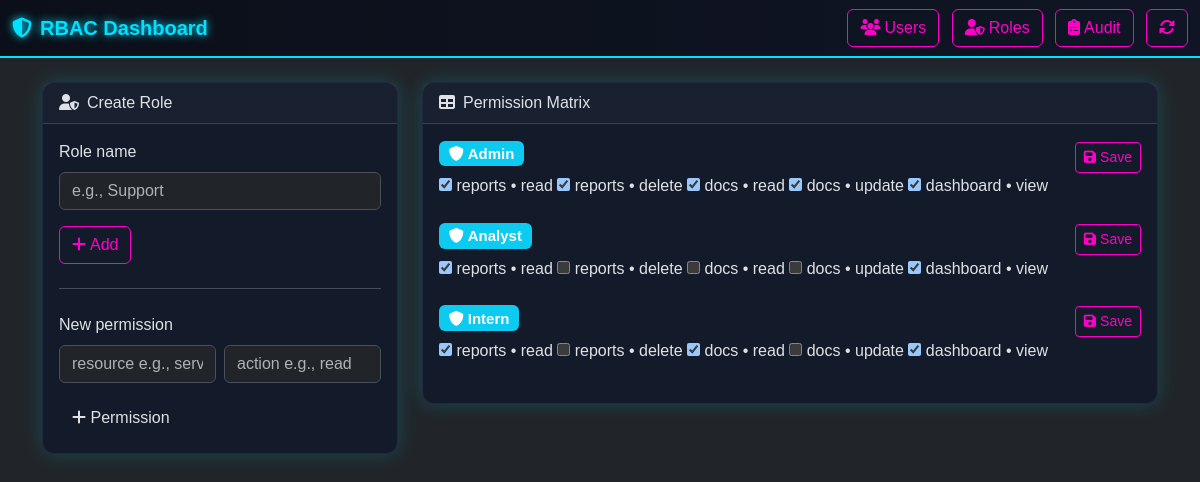
/roles, run on the app's committed database.
### models.py (models this page shows)
class Role(Base):
    __tablename__ = "roles"
    id = Column(Integer, primary_key=True)
    name = Column(String, unique=True, nullable=False)
    users = relationship("User", back_populates="role")
    permissions = relationship("RolePermission", back_populates="role", cascade="all, delete-orphan")

class Permission(Base):
    __tablename__ = "permissions"
    id = Column(Integer, primary_key=True)
    resource = Column(String, nullable=False)
    action = Column(String, nullable=False)

### app.py (the view, shortened to what this page needs)
@app.route("/roles", methods=["GET", "POST"])
def roles():
    s = Session()
    perms = s.query(Permission).all()
    roles = s.query(Role).all()
    return render_template("roles.html", roles=roles, perms=perms)

### app.py (called while the page is built)
@app.teardown_appcontext
def shutdown_session(exception=None):
    Session.remove()

### templates/roles.html
{% extends "layout.html" %}
{% block content %}
<div class="row g-4">
  <div class="col-lg-4">
    <div class="card neon-card">
      <div class="card-header"><i class="fa-solid fa-user-shield me-2"></i>Create Role</div>
      <div class="card-body">
        <form method="post">
          <label class="form-label">Role name</label>
          <input name="name" class="form-control" placeholder="e.g., Support" />
          <button class="btn btn-neon mt-3" type="submit"><i class="fa-solid fa-plus me-1"></i>Add</button>
        </form>
        <hr class="my-4">
        <form method="post" action="{{ url_for('create_permission') }}">
          <label class="form-label">New permission</label>
          <div class="row g-2">
            <div class="col-6"><input name="resource" class="form-control" placeholder="resource e.g., server"/></div>
            <div class="col-6"><input name="action" class="form-control" placeholder="action e.g., read"/></div>
          </div>
          <button class="btn btn-outline-neon mt-3" type="submit"><i class="fa-solid fa-plus"></i> Permission</button>
        </form>
      </div>
    </div>
  </div>
  <div class="col-lg-8">
    <div class="card neon-card">
      <div class="card-header"><i class="fa-solid fa-table me-2"></i>Permission Matrix</div>
      <div class="card-body">
        {% for r in roles %}
          <form method="post" action="{{ url_for('assign_permission', role_id=r.id) }}" class="mb-4">
            <div class="d-flex justify-content-between align-items-center">
              <h5 class="mb-2"><span class="badge bg-info"><i class="fa-solid fa-shield me-1"></i>{{ r.name }}</span></h5>
              <button class="btn btn-neon btn-sm" type="submit"><i class="fa-solid fa-floppy-disk me-1"></i>Save</button>
            </div>
            <div class="matrix">
              {% for p in perms %}
                <label class="matrix-item">
                  <input type="checkbox" name="permissions" value="{{ p.id }}"
                    {% for rp in r.permissions %}{% if rp.permission.id == p.id %}checked{% endif %}{% endfor %}>
                  <span class="matrix-tag">{{ p.resource }} • {{ p.action }}</span>
                </label>
              {% endfor %}
            </div>
          </form>
        {% endfor %}
      </div>
    </div>
  </div>
</div>
{% endblock %}

### templates/layout.html (shortened to what this page needs)
<!doctype html>
<html lang="en" data-bs-theme="dark">
<head>
  <link href="https://cdn.jsdelivr.net/npm/bootstrap@5.3.2/dist/css/bootstrap.min.css" rel="stylesheet">
  <link href="https://cdnjs.cloudflare.com/ajax/libs/font-awesome/6.5.0/css/all.min.css" rel="stylesheet">
  <link href="{{ url_for('static', filename='css/neon.css') }}" rel="stylesheet">
</head>
<body class="bg-dark text-light">
  <nav class="navbar navbar-expand-lg neon-bar shadow-sm">
    <div class="container-fluid">
      <a class="navbar-brand neon-brand" href="{{ url_for('dashboard') }}"><i class="fa-solid fa-shield-halved me-2"></i>RBAC Dashboard</a>
      <div>
        <a class="btn btn-neon me-2" href="{{ url_for('users') }}"><i class="fa-solid fa-users me-1"></i>Users</a>
        <a class="btn btn-neon me-2" href="{{ url_for('roles') }}"><i class="fa-solid fa-user-shield me-1"></i>Roles</a>
        <a class="btn btn-neon me-2" href="{{ url_for('audit') }}"><i class="fa-solid fa-clipboard-list me-1"></i>Audit</a>
        <button id="refreshBtn" class="btn btn-neon" title="Refresh Page">
          <i class="fas fa-sync-alt"></i>
        </button>
      </div>
    </div>
  </nav>
  <div class="container py-4">
    {% block content %}{% endblock %}
  </div>
</body>
</html>

### static/css/neon.css (style rules this page uses)
:root { --neon-blue: #00e0ff; --neon-pink: #ff00c8; --neon-green: #1aff80; --bg-dark: #0b0f19; --card-dark: #131a2a; }
body { background: var(--bg-dark); color: #e0e0e0; font-family: 'Orbitron', sans-serif; }
.navbar { background: linear-gradient(90deg, var(--bg-dark), #101525); border-bottom: 2px solid var(--neon-blue); box-shadow: 0 0 12px var(--neon-blue); }
.navbar-brand { color: var(--neon-blue); font-weight: 700; text-shadow: 0 0 8px var(--neon-blue); }
.btn-neon { border: 1px solid var(--neon-pink); color: var(--neon-pink); background: transparent; transition: all 0.3s ease; }
.card { background: var(--card-dark); border: 1px solid #1f2942; box-shadow: 0 0 20px rgba(0, 224, 255, 0.2); border-radius: 12px; }

### data on the page
Role: name "Admin"
Permission: permissions "☑", resource "reports", action "read"
Permission: permissions "☑", resource "reports", action "delete"
Permission: permissions "☑", resource "docs", action "read"
Permission: permissions "☑", resource "docs", action "update"
Permission: permissions "☑", resource "dashboard", action "view"
Role: name "Analyst"
Role: name "Intern"
